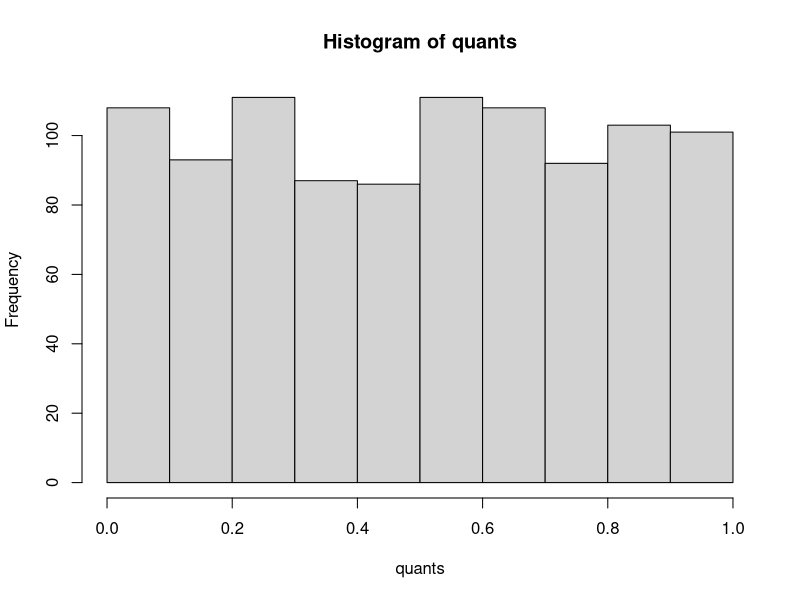
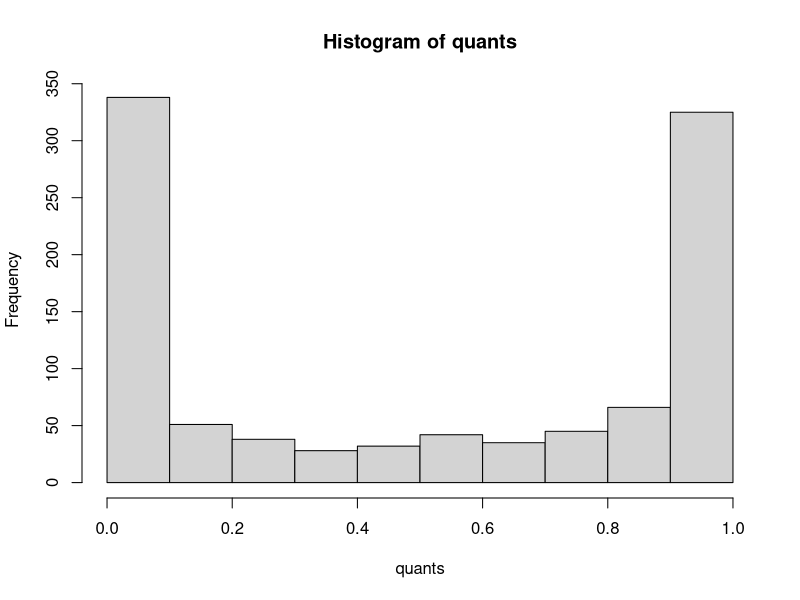
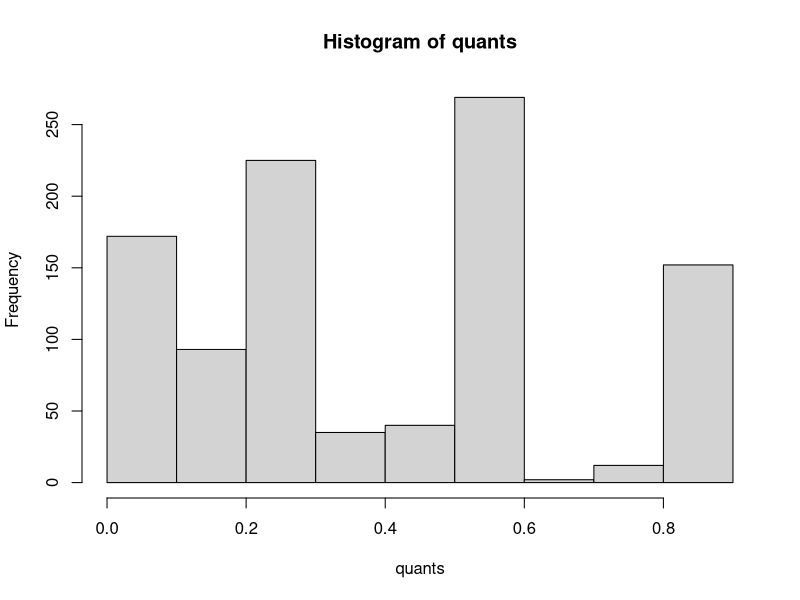
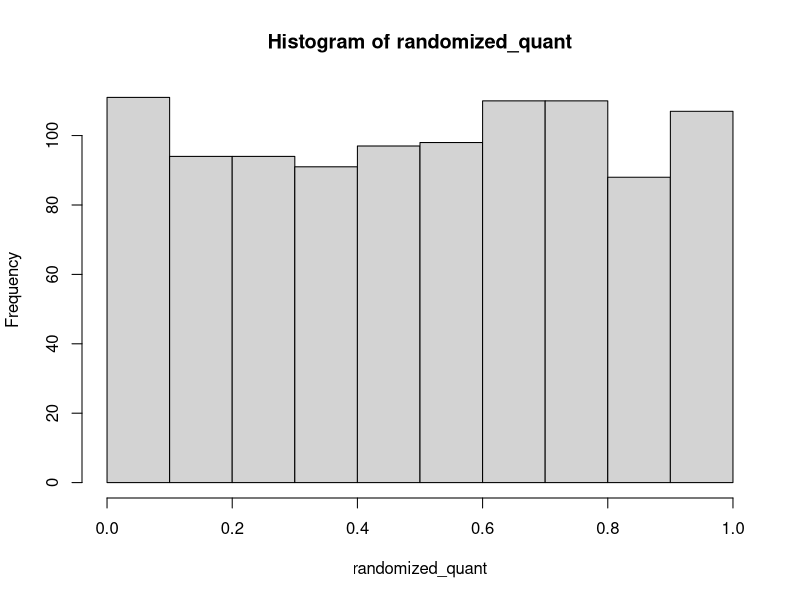

R code for these plots, in order:
## The intuition behind these residuals is that if we simulate a bunch of values
## from the model and look at where each observed values falls with respect to
## the simulated values, the rank order of where the observed value falls should
## be random assuming the model is a good generative process of what we observed.
## Because where in the rank order is random, if we plotted out those rank
## orders, they'd be uniform between 1 and the number of simulations. But,
## instead of rank order we calculate the cumulative proportion (i.e., divide
## those rank orders by the number of simulations). Therefore, we should have a
## uniform(0, 1) distribution.

## Probability integral transform (PIT) / quantile residuals example for
## continuous observations

simulator <- function() {
  rnorm(n = 1000, mean = 1.4, sd = 0.7)
}

set.seed(1)

## pretend these are our observations:
observations <- simulator()

## simulate from our 'model'; pretend we've fitted it to the data
nsim <- 300 ## how many times to simulate?
sim <- matrix(nrow = length(observations), ncol = nsim)
for (j in seq(ncol(sim))) {
  sim[, j] <- simulator()
}

## get quantiles
quants <- numeric(length = nrow(sim))
for (i in seq(nrow(sim))) {
  quants[i] <- sum(observations[i] < sim[i, ]) / nsim
}

## if our model is consistent with the data, these should be uniformly
## distributed between 0 and 1
hist(quants)

## -----------------------------------------------------------------------

## let's try that with a mismatched model

make_observations <- function() {
  rnorm(n = 1000, mean = 1.4, sd = 2) # SD is mismatched
}
simulator <- function() {
  rnorm(n = 1000, mean = 1.4, sd = 0.7) # SD is mismatched
}

set.seed(1)

## pretend these are our observations:
observations <- make_observations()

## simulate from our model
nsim <- 300
sim <- matrix(nrow = length(observations), ncol = nsim)
for (j in seq(ncol(sim))) {
  sim[, j] <- simulator()
}

## get quantiles
quants <- numeric(length = nrow(sim))
for (i in seq(nrow(sim))) {
  quants[i] <- sum(observations[i] < sim[i, ]) / nsim
}

## if our model is consistent with the data, these should be uniformly
## distributed between 0 and 1
hist(quants)

## Notice how more often than expected we have observed values that fall to low
## or high in the rank order of simulated values. This happens here because the
## observations came from a process with additional dispersion (here a higher
## SD) than our simulations from our (fake) fitted model.

## -----------------------------------------------------------------------

## PIT / *randomized* quantile residuals example for integer observations:

simulator_poisson <- function() {
  rpois(n = 1000, lambda = 1.8)
}

set.seed(1)

## pretend these are our observations:
observations <- simulator_poisson()

## simulate from our model
nsim <- 300 ## how many times to simulate?
sim <- matrix(nrow = length(observations), ncol = nsim)
for (j in seq(ncol(sim))) {
  sim[, j] <- simulator_poisson()
}

## get quantiles
quants <- numeric(length = length(observations))
for (i in seq(nrow(sim))) {
  quants[i] <- sum(observations[i] < sim[i, ]) / nsim
}

## look at how these are clumped
hist(quants)
## that's because we can only simulate integer values...
## we need to add randomization for this to look uniform

## here, we'll add a line, which calculates the quantile for '<=' on top of the
## previous '<'
quants_upper <- numeric(length = length(observations))
quants_lower <- numeric(length = length(observations))
for (i in seq(nrow(sim))) {
  quants_lower[i] <- sum(observations[i] < sim[i, ]) / nsim
  quants_upper[i] <- sum(observations[i] <= sim[i, ]) / nsim
}

## now we can take a uniform draw between these bounds for every observation
## we'll do that in a vectorized fashion, but we could also loop over the
## observations again
randomized_quant <- runif(length(observations), min = quants_lower, max = quants_upper)

## now we have our uniform(0, 1) distribution of randomized quantile residuals:
hist(randomized_quant)
